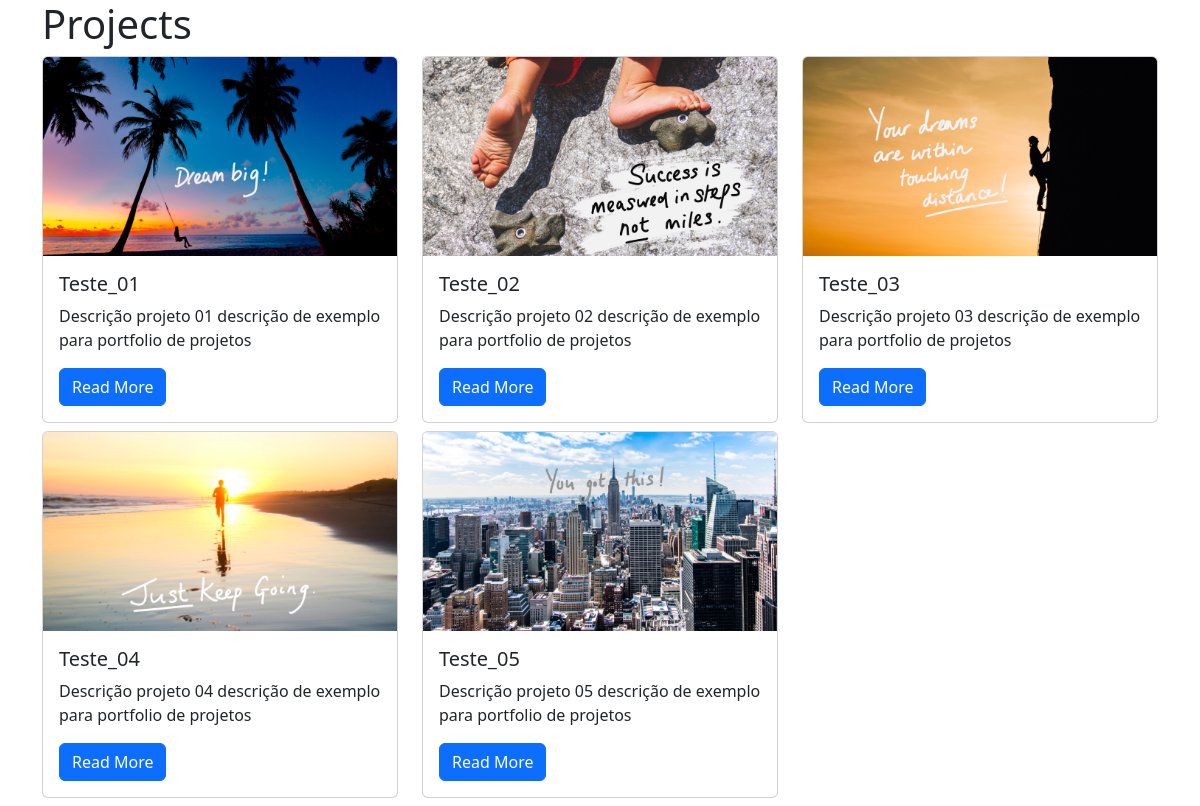
/projects/, run on the app's committed database.
### projects/models.py (models this page shows)
class Project(models.Model):
    title = models.CharField(max_length=100)
    description = models.TextField()
    technology = models.CharField(max_length=20)
    image = models.FileField(upload_to="project_images/", blank=True)

### projects/views.py (the view)
# urls.py: path("", views.project_index, name="project_index"),
def project_index(request):
    projects = Project.objects.all()
    context = {
        "projects": projects
    }
    return render(request, "projects/project_index.html", context)

### projects/templates/projects/project_index.html (shortened to what this page needs)
<!DOCTYPE html>
<html>
<head>
</head>
<body>
    {% extends "base.html" %}
    {% block page_content %}
    <h1>Projects</h1>
    <div class="row">
    {% for project in projects %}
        <div class="col-md-4">
            <div class="card mb-2">
                {% if project.image %}
                    <img class="card-img-top" src="{{ project.image.url }}">
                {% endif %}
                <div class="card-body">
                    <h5 class="card-title">{{ project.title }}</h5>
                    <p class="card-text">{{ project.description }}</p>
                    <a href="{% url 'project_detail' project.pk %}"
                        class="btn btn-primary">
                        Read More
                    </a>
                </div>
            </div>
        </div>
        {% endfor %}
    </div>
    {% endblock %}

### templates/base.html (shortened to what this page needs)
<!DOCTYPE html>
<html lang="en">
<head>
    <link
        href="https://cdn.jsdelivr.net/npm/bootstrap@5.3.1/dist/css/bootstrap.min.css"
        rel="stylesheet"
    >
</head>
<body class="container">
{% block page_content %}{% endblock page_content %}
</body>
</html>

### data on the page
Project: image (picture), title "Teste_01", description "Descrição projeto 01 descrição de exemplo para portfolio de projetos"
Project: image (picture), title "Teste_02", description "Descrição projeto 02 descrição de exemplo para portfolio de projetos"
Project: image (picture), title "Teste_03", description "Descrição projeto 03 descrição de exemplo para portfolio de projetos"
Project: image (picture), title "Teste_04", description "Descrição projeto 04 descrição de exemplo para portfolio de projetos"
Project: image (picture), title "Teste_05", description "Descrição projeto 05 descrição de exemplo para portfolio de projetos"
